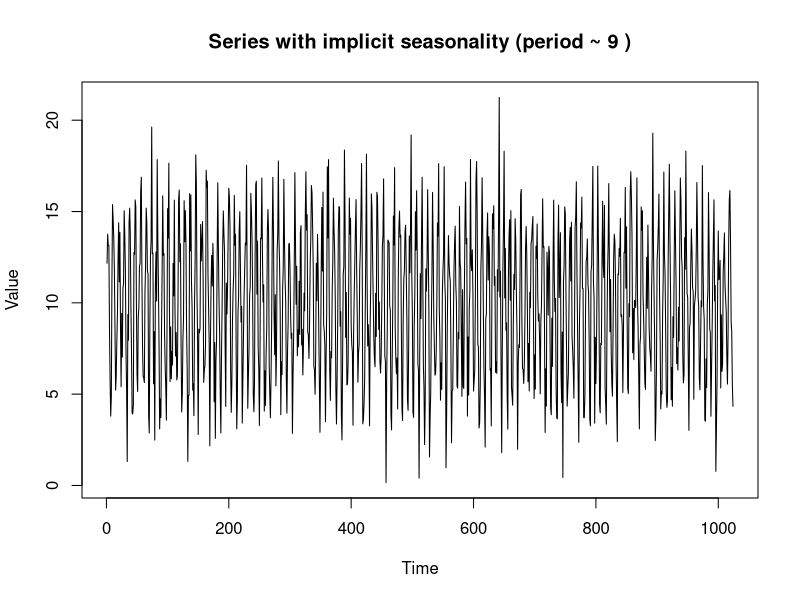
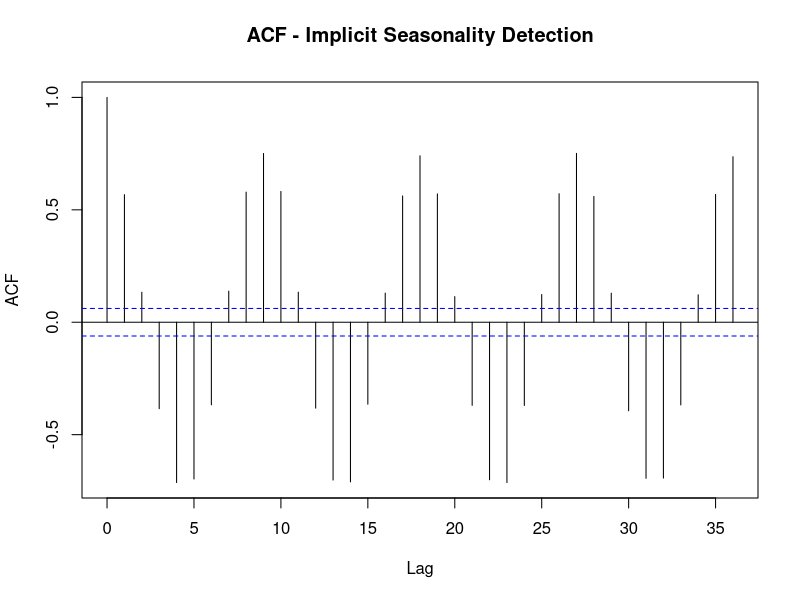

R code for these plots, in order:
## ---- chunk 1

## ---- chunk 2
## Implicit Periodicity Detection (English, commented)
# Parameters for a synthetic sinusoidal time series
n <- 1024            # number of observations
period <- 9          # seasonality period (e.g., 9 time steps)
amplitude <- 5       # sinusoid amplitude
# Generate the series: sinusoid + Gaussian noise
t <- 1:n
seasonality <- amplitude * sin(2 * pi * t / period)
noise <- rnorm(n, mean = 0, sd = 2)
ts_data <- ts(10 + seasonality + noise)
## ---- chunk 3
plot(
  ts_data,
  main = paste("Series with implicit seasonality (period ~", period, ")"),
  ylab = "Value",
  xlab = "Time"
)
## ---- chunk 4
# ACF configuration
lag.max <- 36
# Compute ACF without plotting
acf_obj <- acf(ts_data, lag.max = lag.max, plot = FALSE)
# Consider lags from 1 to lag.max (remove lag 0)
lags <- 1:lag.max
acf_vals <- acf_obj$acf[-1]
# 95% significance threshold for the ACF values
sig_limit <- qnorm((1 + 0.95)/2) / sqrt(length(ts_data))
# Keep significant lags (not used below but informative)
significant_lags <- lags[abs(acf_vals) > sig_limit]
# Heuristic function to estimate periodicity from ACF local maxima
find_periodicity <- function(acf_vals, lags, span = 3) {
  # Detect local maxima in a sliding window of size 'span'
  n <- length(acf_vals)
  peak_indices <- c()
  for (i in (span + 1):(n - span)) {
    window <- acf_vals[(i - span):(i + span)]
    center <- acf_vals[i]
    if (center == max(window) && center > 0) {
      peak_indices <- c(peak_indices, i)
    }
  }
  # Case 1: multiple peaks — use the most frequent spacing between peaks
  if (length(peak_indices) >= 2) {
    if (max(peak_indices) <= length(lags)) {
      lag_peaks <- lags[peak_indices]
      spacing <- diff(lag_peaks)
      period_mode <- as.numeric(names(sort(table(spacing), decreasing = TRUE)[1]))
      return(period_mode)
    }
  }
  # Case 2: single peak — return the corresponding lag
  if (length(peak_indices) == 1) {
    return(lags[peak_indices])
  }
  # No clear periodicity
  return(NULL)
}
period_est <- find_periodicity(acf_vals, lags)
if (!is.null(period_est)) {
  message("Estimated implicit periodicity: ~", period_est, " lags.")
} else {
  message("No clear periodicity detected.")
}
# ACF visualization
acf(ts_data, lag.max = lag.max, main = "ACF - Implicit Seasonality Detection")
